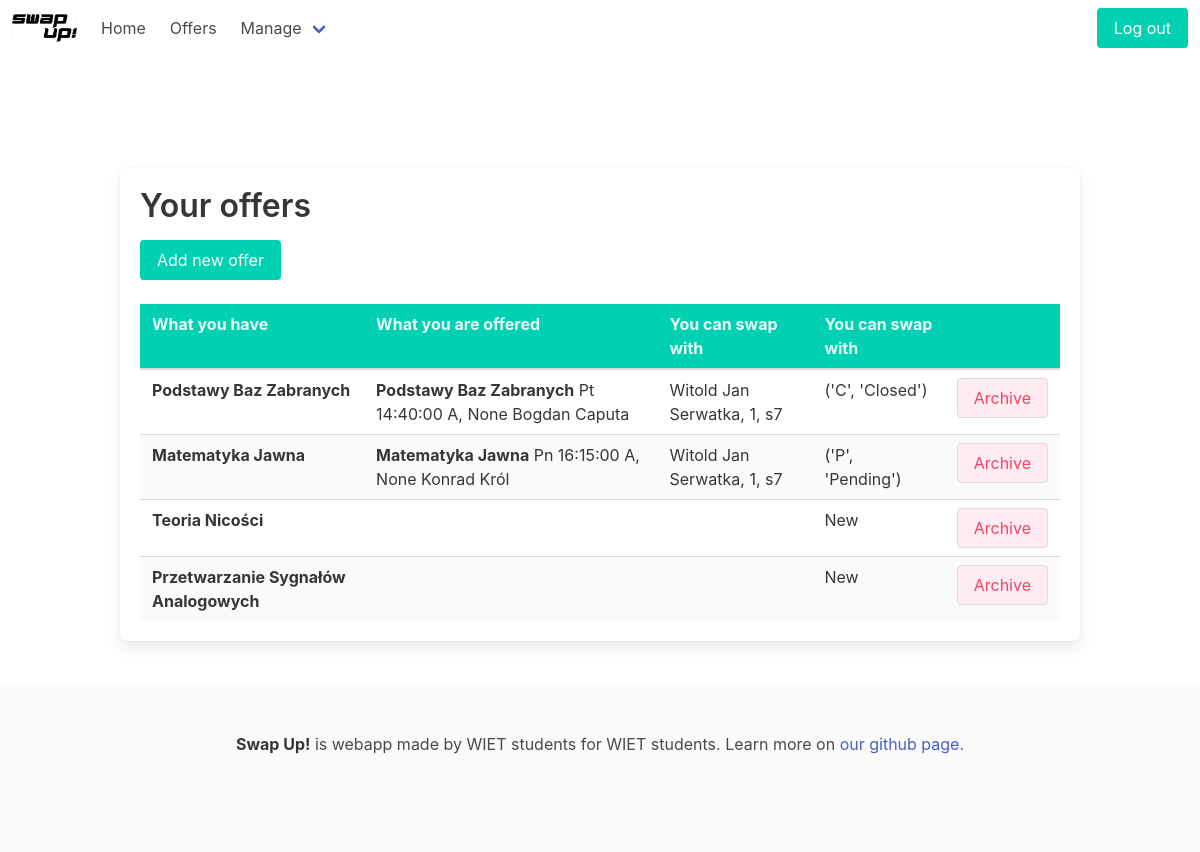
The page /exchange/my-offers (signed in) on the database its author committed.
### exchange/models.py (models this page shows, shortened)
class Subject(models.Model):
    name = models.CharField(max_length=30, null=True)
    category = models.CharField(max_length=30, null=True)
    path = models.CharField(max_length=30, choices=PATHS, null=True)
    semester = models.IntegerField(choices=Semester.choices, null=True)
    mandatory = models.BooleanField(null=True)

class Teacher(models.Model):
    TITLES = [
        ('inż.', 'inżynier'),
        ('mgr. inż.', 'magister inżynier'),
        ('dr.', 'doktor'),
        ('dr. inż.', 'doktor inżynier')
    ]
    name = models.CharField(max_length=60, null=True)
    title = models.CharField(max_length=30, choices=TITLES, null=True)
    def __str__(self):
        return f'{self.title} {self.name}'

class Student(models.Model):
    user = models.OneToOneField(User, on_delete=models.CASCADE, null=True, blank=True)
    index_number = models.IntegerField(unique=True, null=True)
    semester = models.IntegerField(null=True)
    path = models.CharField(max_length=40, choices=PATHS, null=True)
    list_of_additional_subjects = models.ManyToManyField(Subject, blank=True)
    list_of_classes = models.ManyToManyField(Class, blank=True)
    subscribed = models.BooleanField(default=True, null=True)
    def __str__(self):
        if self.user:
            return f'{self.user.first_name} {self.user.last_name}, {self.index_number}, s{self.semester}'
        else:
            return f'Student without user, {self.index_number}, s{self.semester}'

class Offer(models.Model):
    STATES = [
        ('N', 'New'),
        ('P', 'Pending'),
        ('C', 'Closed'),
        ('A', 'Archived')
    ]
    id = models.AutoField(primary_key=True)
    student = models.ForeignKey(Student, on_delete=models.CASCADE, null=True)
    exchange = models.ForeignKey(Exchange, on_delete=models.CASCADE, null=True)
    state = models.CharField(max_length=10, choices=STATES, default=STATES[0])
    add_time = models.DateTimeField(auto_now_add=True, null=True)
    unwanted_class = models.ForeignKey(Class, on_delete=models.CASCADE, related_name='unwanted_class', null=True)
    preferred_days = None
    preferred_times = None
    preferred_classes = models.ManyToManyField(Class, related_name='user_green', null=True)
    acceptable_classes = models.ManyToManyField(Class, related_name='user_yellow', null=True)
    preferred_teachers = models.ManyToManyField(Teacher, null=True)
    additional_information = models.CharField(max_length=100, null=True)
    other_student = models.ForeignKey(Student, on_delete=models.CASCADE, null=True, related_name='wantee')
    other_offer = models.ForeignKey("Offer", on_delete=models.CASCADE, null=True)
    def dictionary(self):
        offer_dict = {}
        offer_dict['student'] = f'{self.student.user.first_name} {self.student.user.last_name}' if self.student.user.first_name and self.student.user.last_name else 'Anonymous'
        offer_dict['subject'] = self.unwanted_class.subject.name if self.unwanted_class.subject.name else ''
        offer_dict['time'] = f'{self.unwanted_class.day} {self.unwanted_class.week}, {self.unwanted_class.time}' if self.unwanted_class else ''
        offer_dict['teacher'] = self.unwanted_class.teacher.name if self.unwanted_class.teacher else ''
        offer_dict['comment'] = self.additional_information if self.additional_information else None
        offer_dict['preferred_days'] = self.preferred_days
        offer_dict['preferred_hours'] = self.preferred_times
        offer_dict['preferred_teachers'] = [teacher.name for teacher in self.preferred_teachers.all()]
        offer_dict['id'] = self.id
        offer_dict['date'] = self.add_time
        offer_dict['state'] = self.state if self.state else None
        try:
            term = [c for c in self.other_student.list_of_classes.all() if c.subject == self.unwanted_class.subject][0]
        except:
            term = None
        offer_dict['other_time'] = f'{term.day} {term.time} {term.week}' if term else None
        offer_dict['other_teacher'] = term.teacher if term else None
        offer_dict['other_student'] = self.other_student
        return offer_dict

### exchange/views.py (the view, shortened to what this page needs)
# urls.py: path('my-offers', views.user_offers, name='user-offers'),
@login_required
def user_offers(request):
    current_student = request.user.student
    db_offers = Offer.objects.filter(student=current_student.id).exclude(state=Offer.STATES[3])
    offers = [o.dictionary() for o in db_offers]
    return render(request, 'exchange/user_offers.html', {'offers': offers})

### exchange/templates/exchange/user_offers.html (shortened to what this page needs)
{% extends 'base.html' %}
{% block content %}
<div class="container is-max-desktop">
<div class='content box mt-6'>
    <h1 class="hero">Your offers</h1>
    <a class="button is-primary block" href="{% url 'schedule' %}">Add new offer</a>
    {% if offers %}
    <table class='table is-striped is-hoverable is-fullwidth'>
        <thead>
        <tr class="has-background-primary">
                <th class="has-text-primary-light">What you have</th>
                <th class="has-text-primary-light">What you are offered</th>
                <th class="has-text-primary-light">You can swap with</th>
                <th class="has-text-primary-light">You can swap with</th>
                <th></th>
            </tr>
        </thead>
        <tbody>
            {% for offer in offers %}
        <tr>
            <td><strong>{{offer.subject}}</strong>
            <td> {% if offer.other_student %}
                <strong>{{offer.subject}}</strong> {{offer.other_time}}, {{offer.other_teacher}}
                {% endif %}
            </td>
            <td>
                {% if offer.other_student %}
                {{offer.other_student}}
                {% endif %}
            </td>
            <td>
                {{offer.state}}
            </td>
            <td>
                <form action="" method="get">
                    <button id="{{offer.id}}" onclick="onDelete('{{offer.id}}');" class="button has-background-danger-light has-text-danger" name="delete_user_offer" value="">
                        Archive
                    </button>
                </form>
            </td>
        </tr>
            {% endfor %}
            </tbody>
    </table>
    {% else %}
    <p>You have no offers.</p>
    {% endif %}
</div>
</div>
{% endblock %}

### rows shown on the page
Subject: subject "Podstawy Baz Zabranych", subject "Podstawy Baz Zabranych"
Teacher: other_teacher "None Bogdan Caputa"
Student: other_student "Witold Jan Serwatka, 1, s7" "Witold Jan Serwatka, 1, s7"
Offer: state "('C', 'Closed')"
Subject: subject "Matematyka Jawna", subject "Matematyka Jawna"
Teacher: other_teacher "None Konrad Król"
Offer: state "('P', 'Pending')"
Subject: subject "Teoria Nicości"
Offer: state "New"
Subject: subject "Przetwarzanie Sygnałów Analogowych"
Offer: state "New"

### other values the page prints
{{ offer.other_time }} "Pt 14:40:00 A" "Pn 16:15:00 A"
